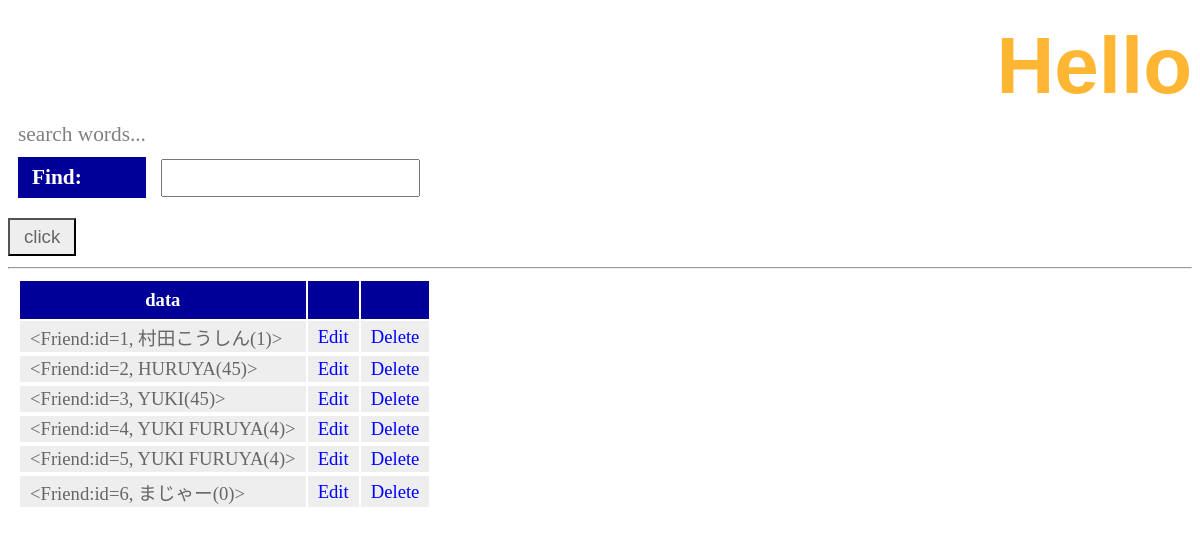
The app's page /hello/find, older data.
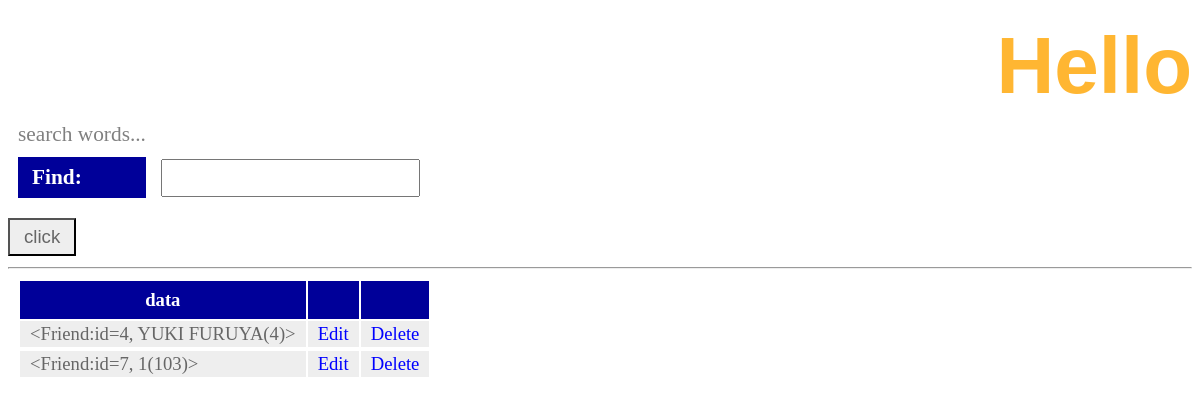
The same page, newer data.
### hello/models.py (models this page shows)
class Friend(models.Model):
	name = models.CharField(max_length=100)
	mail = models.EmailField(max_length=200)
	gender = models.BooleanField()
	age = models.IntegerField(default=0)
	birthday = models.DateField()
	def __str__(self):
		return '<Friend:id=' + str(self.id) + ', ' + self.name + '(' + str(self.age) + ')>'

### hello/views.py (the view)
# urls.py: path('find', views.find, name='find'),
def find(request):
    if (request.method == 'POST'):
        msg = 'search result:'
        form = FindForm(request.POST)
        str = request.POST['find']
        list = str.split()
        data = Friend.objects.filter(name__in=list)
    else:
        msg = 'search words...'
        form = FindForm()
        data = Friend.objects.all()
    params = {
        'title': 'Hello',
        'message': msg,
        'form': form,
        'data': data,
    }
    return render(request, 'hello/find.html', params)

### hello/forms.py
class FindForm(forms.Form):
    find = forms.CharField(label='Find', required=False)

### hello/templates/hello/find.html (shortened to what this page needs)
{% load static %}
<!doctype html>
<html lang="ja">
  <head>
    <link rel="stylesheet" type="text/css"
        href="{% static 'hello/css/style.css' %}" />
  </head>
  <body>
    <h1>{{title}}</h1>
    <p>{{message|safe}}</p>
    <form action="{% url 'find' %}" method="post">
      {{form.as_p}}
      <input type="submit" value="click">
    </form>
    <hr>
    <table>
      <tr>
        <th>data</th>
        <th></th>
        <th></th>
      </tr>
      {% for item in data %}
      <tr>
        <td>{{item}}</td>
        <td><a href="{% url 'edit' item.id %}">Edit</a></td>
        <td><a href="{% url 'delete' item.id %}">Delete</a></td>
      <tr>
      {% endfor %}
    </table>
  </body>
</html>

Row changes from the older to the newer data that the page shows:
removed Friend: id+name+age "<Friend:id=1, 村田こうしん(1)>"
removed Friend: id+name+age "<Friend:id=2, HURUYA(45)>"
removed Friend: id+name+age "<Friend:id=3, YUKI(45)>"
removed Friend: id+name+age "<Friend:id=5, YUKI FURUYA(4)>"
removed Friend: id+name+age "<Friend:id=6, まじゃー(0)>"
added Friend: id+name+age "<Friend:id=7, 1(103)>"
